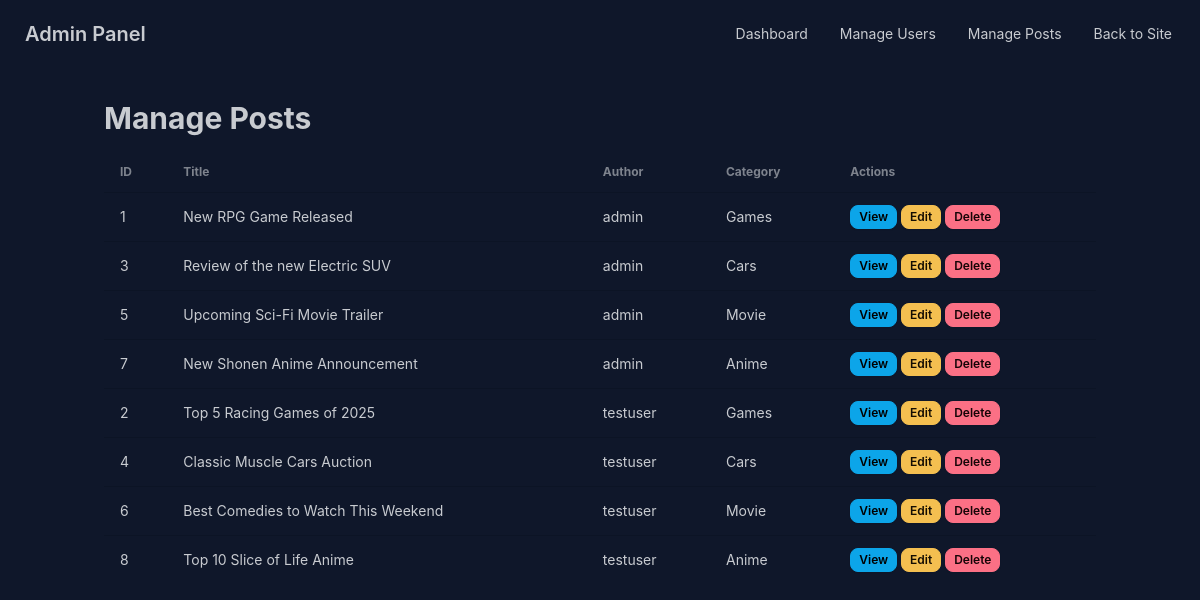
/admin/manage_posts.php (signed in), run on the app's committed database.
### tables this page shows
CREATE TABLE IF NOT EXISTS posts (
    id INT AUTO_INCREMENT PRIMARY KEY,
    user_id INT NOT NULL,
    title VARCHAR(255) NOT NULL,
    description TEXT NOT NULL,
    image VARCHAR(500),
    category VARCHAR(255) NOT NULL,
    likes INT DEFAULT 0,
    dislikes INT DEFAULT 0,
    created_at TIMESTAMP DEFAULT CURRENT_TIMESTAMP,
    FOREIGN KEY (user_id) REFERENCES users(id) ON DELETE CASCADE
);

CREATE TABLE IF NOT EXISTS users (
    id INT AUTO_INCREMENT PRIMARY KEY,
    username VARCHAR(255) NOT NULL,
    email VARCHAR(255) NOT NULL UNIQUE,
    password VARCHAR(255) NOT NULL,
    country VARCHAR(255) NOT NULL,
    avatar VARCHAR(500),
    is_banned BOOLEAN DEFAULT 0,
    is_admin BOOLEAN DEFAULT 0
);

### admin/manage_posts.php (the view)
<?php include 'admin_header.php'; ?>
<h2 class="text-3xl font-bold my-4">Manage Posts</h2>
<div class="overflow-x-auto">
  <table class="table w-full">
    <thead>
      <tr>
        <th>ID</th>
        <th>Title</th>
        <th>Author</th>
        <th>Category</th>
        <th>Actions</th>
      </tr>
    </thead>
    <tbody>
      <?php
      $sql = "SELECT posts.*, users.username FROM posts JOIN users ON posts.user_id = users.id";
      $result = $conn->query($sql);
      while ($row = $result->fetch_assoc()) {
        echo "<tr>";
        echo "<td>" . $row['id'] . "</td>";
        echo "<td>" . $row['title'] . "</td>";
        echo "<td>" . $row['username'] . "</td>";
        echo "<td>" . $row['category'] . "</td>";
        echo "<td>";
        echo "<a href='../post.php?id=" . $row['id'] . "' class='btn btn-xs btn-info'>View</a>";
        echo " <a href='edit_post.php?id=" . $row['id'] . "' class='btn btn-xs btn-warning'>Edit</a>";
        echo " <a href='delete_post.php?id=" . $row['id'] . "' class='btn btn-xs btn-error'>Delete</a>";
        echo "</td>";
        echo "</tr>";
      }
      ?>
    </tbody>
  </table>
</div>
<?php include 'admin_footer.php'; ?>

### admin/admin_header.php (shortened to what this page needs)
<!DOCTYPE html>
<html lang="en" data-theme="night">
<head>
  <link href="https://cdn.jsdelivr.net/npm/daisyui@4.12.2/dist/full.min.css" rel="stylesheet" type="text/css" />
  <script src="https://cdn.tailwindcss.com"></script>
  <link rel="stylesheet" href="../assets/css/styles.css">
</head>
<body class="bg-base-100">
  <div class="navbar bg-base-100">
    <div class="flex-1">
      <a class="btn btn-ghost text-xl" href="index.php">Admin Panel</a>
    </div>
    <div class="flex-none">
      <ul class="menu menu-horizontal px-1">
        <li><a href="index.php">Dashboard</a></li>
        <li><a href="manage_users.php">Manage Users</a></li>
        <li><a href="manage_posts.php">Manage Posts</a></li>
        <li><a href="../index.php">Back to Site</a></li>
      </ul>
    </div>
  </div>
  <div class="container mx-auto p-4">

### admin/admin_footer.php (shortened to what this page needs)
</div>
</body>
</html>

### assets/css/styles.css (style rules this page uses)
body { font-family: 'Inter', sans-serif; }

### data on the page
posts: id "1", title "New RPG Game Released", user.username "admin", category "Games"
posts: id "3", title "Review of the new Electric SUV", user.username "admin", category "Cars"
posts: id "5", title "Upcoming Sci-Fi Movie Trailer", user.username "admin", category "Movie"
posts: id "7", title "New Shonen Anime Announcement", user.username "admin", category "Anime"
posts: id "2", title "Top 5 Racing Games of 2025", user.username "testuser", category "Games"
posts: id "4", title "Classic Muscle Cars Auction", user.username "testuser", category "Cars"
posts: id "6", title "Best Comedies to Watch This Weekend", user.username "testuser", category "Movie"
posts: id "8", title "Top 10 Slice of Life Anime", user.username "testuser", category "Anime"
